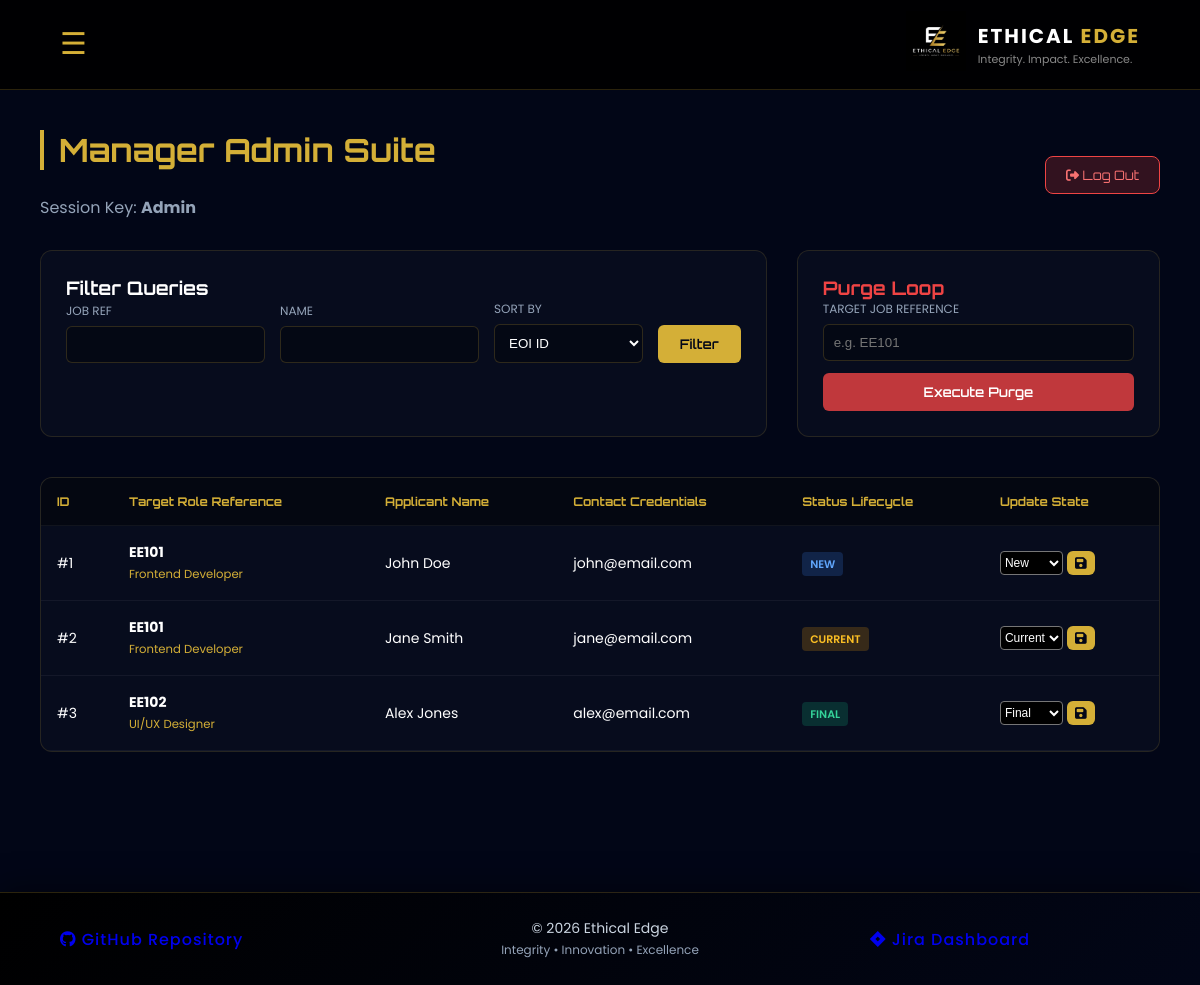
Screenshot of /manage.php (signed in) with the database file from the repository.
### tables this page shows
CREATE TABLE `eoi` (
  `EOInumber` int(11) NOT NULL,
  `jobRef` varchar(10) DEFAULT NULL,
  `fname` varchar(20) DEFAULT NULL,
  `lname` varchar(20) DEFAULT NULL,
  `dob` date DEFAULT NULL,
  `gender` varchar(10) DEFAULT NULL,
  `street` varchar(50) DEFAULT NULL,
  `suburb` varchar(50) DEFAULT NULL,
  `state` varchar(5) DEFAULT NULL,
  `postcode` varchar(4) DEFAULT NULL,
  `email` varchar(100) DEFAULT NULL,
  `phone` varchar(15) DEFAULT NULL,
  `qualification` varchar(50) DEFAULT NULL,
  `field` varchar(50) DEFAULT NULL,
  `institution` varchar(100) DEFAULT NULL,
  `year` int(11) DEFAULT NULL,
  `skills` text DEFAULT NULL,
  `otherskills` text DEFAULT NULL,
  `status` enum('New','Current','Final') DEFAULT 'New',
  `date_applied` timestamp NOT NULL DEFAULT current_timestamp()
);

CREATE TABLE `jobs` (
  `job_reference` varchar(10) NOT NULL,
  `title` varchar(100) NOT NULL,
  `meta` varchar(100) DEFAULT NULL,
  `description` text DEFAULT NULL,
  `responsibilities` text DEFAULT NULL,
  `skills` text DEFAULT NULL,
  `deadline` date DEFAULT NULL
);

### manage.php (the view, shortened to what this page needs)
<?php
require_once('settings.php');
$conn = mysqli_connect($host, $user, $pwd, $sql_db);
$search_ref  = trim($_GET['search_ref'] ?? '');
$search_name = trim($_GET['search_name'] ?? '');
$sort_field  = trim($_GET['sort_field'] ?? 'EOInumber');
$query = "SELECT eoi.*, jobs.title AS job_title
          FROM eoi
          LEFT JOIN jobs ON eoi.jobRef = jobs.job_reference
          WHERE 1=1";
$query .= " ORDER BY eoi.$sort_field ASC";
$result = mysqli_query($conn, $query);
?>
<!DOCTYPE html>
<html lang="en">
<head>
  <link rel="stylesheet" href="https://cdnjs.cloudflare.com/ajax/libs/font-awesome/6.5.0/css/all.min.css">
  <link rel="stylesheet" href="Styles/main.css?v=<?php echo time(); ?>">
</head>
<body class="manage-view">
<?php include_once 'header.inc'; ?>
<div class="admin-container">
    <div class="top-bar">
        <div>
            <h1 class="section-title">Manager Admin Suite</h1>
            <p style="color: #94a3b8; margin: 0;">Session Key: <strong><?php echo htmlspecialchars($_SESSION['manager_user']); ?></strong></p>
        </div>
        <a href="logout.php" class="logout-btn"><i class="fas fa-sign-out-alt"></i> Log Out</a>
    </div>
    <div class="management-grid">
        <div class="panel">
            <h3 style="margin-top:0; font-family:'Orbitron';">Filter Queries</h3>
            <form method="GET" action="manage.php" class="search-form">
                <div class="form-ctrl">
                    <label>Job Ref</label>
                    <input type="text" name="search_ref" value="<?php echo htmlspecialchars($search_ref); ?>">
                </div>
                <div class="form-ctrl">
                    <label>Name</label>
                    <input type="text" name="search_name" value="<?php echo htmlspecialchars($search_name); ?>">
                </div>
                <div class="form-ctrl">
                    <label>Sort By</label>
                    <select name="sort_field">
                        <option value="EOInumber" <?php if($sort_field=='EOInumber') echo 'selected'; ?>>EOI ID</option>
                    </select>
                </div>
                <button type="submit" class="action-btn">Filter</button>
            </form>
        </div>
        <div class="panel">
            <h3 style="margin-top:0; font-family:'Orbitron'; color:#ef4444;">Purge Loop</h3>
            <form method="POST" action="manage.php" onsubmit="return confirm('Delete all items matching this job reference code?');">
                <div class="form-ctrl" style="margin-bottom:12px;">
                    <label>Target Job Reference</label>
                    <input type="text" name="del_job_ref" required placeholder="e.g. EE101">
                </div>
                <button type="submit" name="delete_jobref" class="action-btn danger" style="width:100%;">Execute Purge</button>
            </form>
        </div>
    </div>
    <div class="table-container">
        <table>
            <thead>
                <tr>
                    <th>ID</th>
                    <th>Target Role Reference</th>
                    <th>Applicant Name</th>
                    <th>Contact Credentials</th>
                    <th>Status Lifecycle</th>
                    <th>Update State</th>
                </tr>
            </thead>
            <tbody>
                <?php if(mysqli_num_rows($result) == 0): ?>
                    <tr><td colspan="6" style="text-align:center; color:#64748b;">No system data blocks matching criteria.</td></tr>
                <?php else: ?>
                    <?php while($row = mysqli_fetch_assoc($result)): ?>
                        <tr>
                            <td>#<?php echo $row['EOInumber']; ?></td>
                            <td>
                                <strong><?php echo htmlspecialchars($row['jobRef']); ?></strong><br>
                                <small style="color:#d4af37;"><?php echo htmlspecialchars($row['job_title'] ?? 'Custom Listing'); ?></small>
                            </td>
                            <td><?php echo htmlspecialchars($row['fname'] . ' ' . $row['lname']); ?></td>
                            <td><?php echo htmlspecialchars($row['email']); ?></td>
                            <td><span class="badge <?php echo strtolower($row['status']); ?>"><?php echo htmlspecialchars($row['status']); ?></span></td>
                            <td>
                                <form method="POST" action="manage.php" style="display:inline-flex; gap:4px;">
                                    <select name="status" style="background:#000; color:white; font-size:12px; border-radius:4px;">
                                        <option value="New" <?php if($row['status']=='New') echo 'selected'; ?>>New</option>
                                        <option value="Current" <?php if($row['status']=='Current') echo 'selected'; ?>>Current</option>
                                        <option value="Final" <?php if($row['status']=='Final') echo 'selected'; ?>>Final</option>
                                    </select>
                                    <button type="submit" name="update_status" class="action-btn" style="padding:4px 8px;"><i class="fas fa-save"></i></button>
                                </form>
                            </td>
                        </tr>
                    <?php endwhile; ?>
                <?php endif; ?>
            </tbody>
        </table>
    </div>
</div>
<?php include_once 'footer.inc'; ?>
</body>
</html>

### Styles/main.css (style rules this page uses)
* { margin: 0; padding: 0; box-sizing: border-box; }
:root { --gold: #D4AF37; --bg-dark: #000; --text-light: #CBD5E1; }
html { scroll-behavior: smooth; }
:root { --gold: #D4AF37; --gold-light: #F5D76E; --bg-dark: #020617; --bg-mid: #0f172a; --text-light: #CBD5E1; --text-dim: #94A3B8; }
body { font-family: 'Orbitron', sans-serif; color: white; overflow-x: hidden; background: radial-gradient(circle at 20% 30%, rgba(212,175,55,0.08), transparent 40%), radial-gradient(circle at 80% 70%, rgba(255,255,255,0.05), transparent 40%), linear-gradient(135deg, var(--bg-dark), var(--bg-mid), var(--bg-dark)); }
body.manage-view { font-family: 'Poppins', sans-serif !important; color: white; background: #020617 !important; }
.admin-container { padding: 130px 40px 60px; max-width: 1400px; margin: 0 auto; }
.section-title { font-family: 'Orbitron', sans-serif; color: #D4AF37; margin-bottom: 25px; border-left: 4px solid #D4AF37; padding-left: 15px; }
.top-bar { display: flex; justify-content: space-between; align-items: center; margin-bottom: 30px; }
.logout-btn { background: rgba(239, 68, 68, 0.2); border: 1px solid rgb(239, 68, 68); color: #f87171; padding: 10px 20px; border-radius: 8px; text-decoration: none; font-family: 'Orbitron', sans-serif; font-size: 13px; }
.management-grid { display: grid; grid-template-columns: 2fr 1fr; gap: 30px; margin-bottom: 40px; }
.panel { background: rgba(15, 23, 42, 0.4); border: 1px solid rgba(212,175,55,0.15); border-radius: 12px; padding: 25px; }
.search-form { display: grid; grid-template-columns: repeat(3, 1fr) auto; gap: 15px; align-items: flex-end; }
.form-ctrl { display: flex; flex-direction: column; }
.form-ctrl label { font-size: 12px; color: #94a3b8; margin-bottom: 6px; text-transform: uppercase; }
.form-ctrl input, .form-ctrl select { background: rgba(0,0,0,0.3); border: 1px solid rgba(212,175,55,0.2); padding: 10px; border-radius: 6px; color: white; }
.action-btn { background: #D4AF37; color: #020617; border: none; padding: 11px 22px; border-radius: 6px; font-family: 'Orbitron', sans-serif; font-weight: 600; cursor: pointer; }
.action-btn.danger { background: rgba(239, 68, 68, 0.8); color: white; }
.table-container { overflow-x: auto; background: rgba(15, 23, 42, 0.4); border: 1px solid rgba(212,175,55,0.15); border-radius: 12px; }
table { width: 100%; border-collapse: collapse; text-align: left; font-size: 14px; }
th, td { padding: 16px; border-bottom: 1px solid rgba(255,255,255,0.05); }
th { background: rgba(0,0,0,0.4); font-family: 'Orbitron', sans-serif; color: #D4AF37; font-size: 12px; }
.badge { padding: 4px 8px; border-radius: 4px; font-size: 11px; font-weight: 600; text-transform: uppercase; }
.badge.new { background: rgba(59, 130, 246, 0.2); color: #60a5fa; }
.badge.current { background: rgba(245, 158, 11, 0.2); color: #fbbf24; }
.badge.final { background: rgba(16, 185, 129, 0.2); color: #34d399; }

### rows the page displays
eoi: EOInumber "1", jobRef "EE101", jobs.title "Frontend Developer", fname+lname "John Doe", email "john@email.com", status "NEW", status "New"
eoi: EOInumber "2", jobRef "EE101", jobs.title "Frontend Developer", fname+lname "Jane Smith", email "jane@email.com", status "CURRENT", status "Current"
eoi: EOInumber "3", jobRef "EE102", jobs.title "UI/UX Designer", fname+lname "Alex Jones", email "alex@email.com", status "FINAL", status "Final"

### other values shown
$_SESSION['manager_user'] "Admin"
